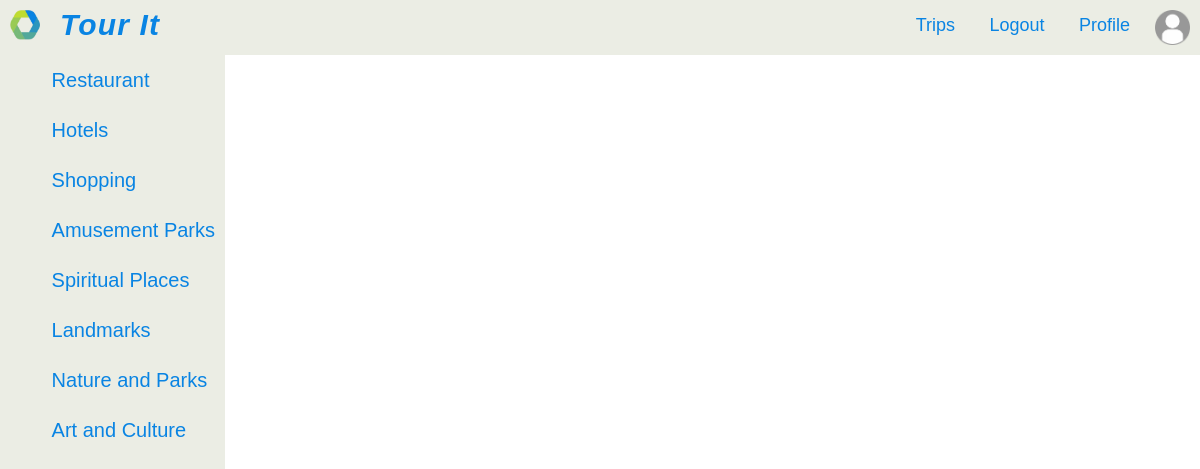
The app's page /tourit/list/6/ (signed in), older data.
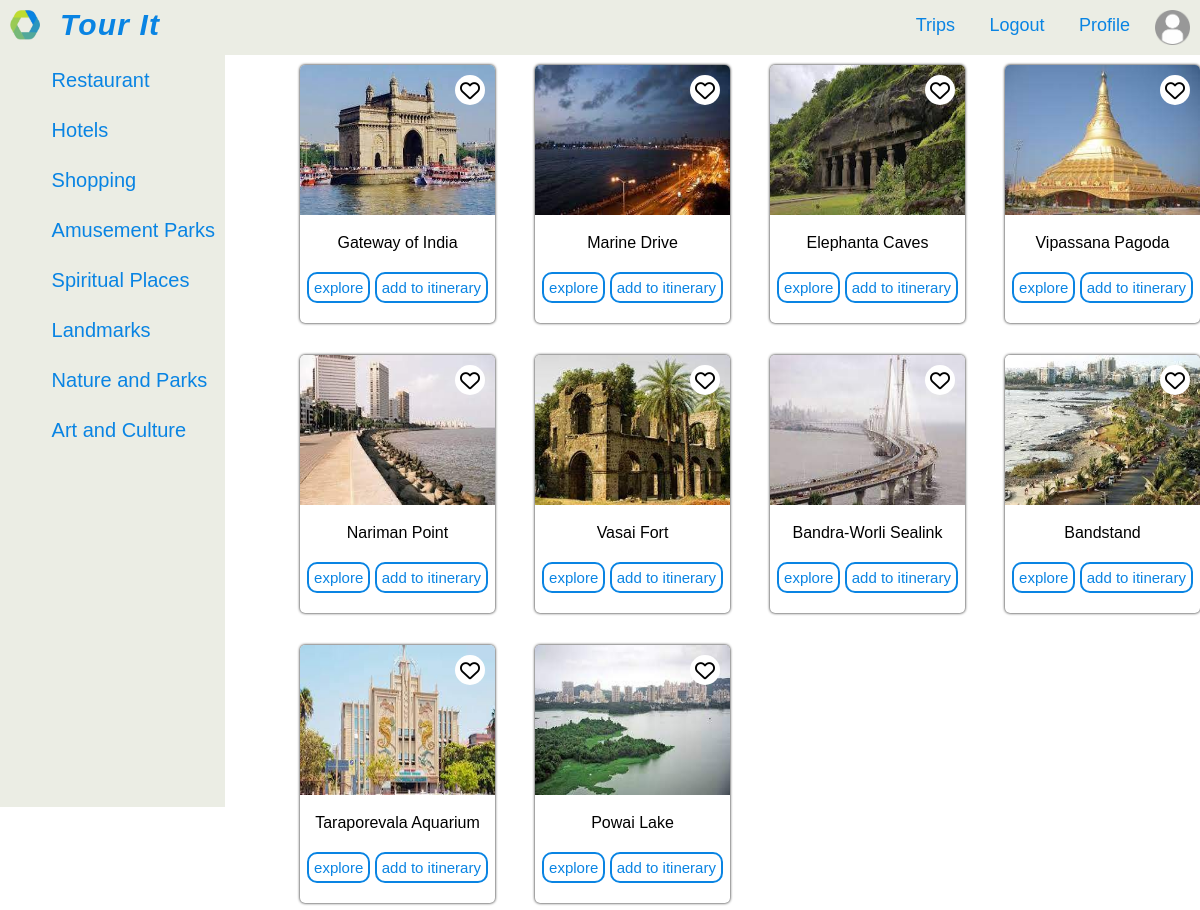
The same page, newer data.
### tourit/models.py (models this page shows, shortened)
class PlaceType(models.Model): #tag
    name = models.CharField(max_length=200, null=True)

class Place(models.Model): #product
    name = models.CharField(max_length=200, null=True)
    location = models.CharField(max_length=200, null=True)
    description = models.CharField(max_length=2000, null=True, blank=True)
    placetypes = models.ForeignKey(PlaceType, null = True, on_delete =models.CASCADE)
    pic = models.ImageField(null=True, blank=True)

### tourit/views.py (the view)
# urls.py: path('list/<int:pk>/', views.ListPage, name= 'list' ),
@login_required(login_url='tourit:login')
def ListPage(request, pk):
    b = PlaceType.objects.get(id = pk)
    places = b.place_set.all()
    placetype = PlaceType.objects.all()
    current = pending(request)
    context = {'places':places , 'placetype':placetype, 'current':current}
    return render(request,'tourit/list.html', context)

### tourit/context_processors.py (called while the page is built)
def sidenav(request):
    return{'sn':PlaceType.objects.all()}

### tourit/views.py (called while the page is built)
@login_required(login_url='tourit:login')
def pending(request):
    user_profile = get_object_or_404(Customer, user=request.user)
    order = Itinerary.objects.filter(customer=user_profile, is_added=False)
    if order.exists():
        return order[0]
    return 0

### tourit/templates/tourit/list.html (shortened to what this page needs)
{% load static %}
<!DOCTYPE html>
<html lang="en">
<head>
    <link rel="stylesheet" href="{% static '/css/navbar1.css' %}"></link>
</head>
<body>
   <nav>
        <div >
            {%  include 'tourit/navbar.html' %}
        </div>
            {%  include 'tourit/sidenav.html' %}
   </nav>
    <div class="grid_container">
    <div class="card_container">
        {% for placetype in places %}
        <div class="card">
            <div class="image"><img src="{{ placetype.pic.url}}"alt=""></div>
            <button class="heart"><i class="far fa-heart"></i></button>
            <div class="location">{{placetype.name}}</div>
            <button class="explore"><a href="{% url 'tourit:detail' placetype.id %}"> explore </a></button>
            {% if object in current %}
            <button class="explore"><a href="{% url 'tourit:trip' %}" class = "btn btn-warning"> go to itinerary</a></button>
            {% else %}
            <button class="explore"><a href="{% url 'tourit:add_to_trip' placetype.id %}" class = "btn btn-warning" object> add to itinerary</a></button>
            {% endif %}
        </div>
        {% endfor %}
  </div>
  </div>
</body>
</html>

### tourit/templates/tourit/navbar.html
{% load static %}
  <link rel="stylesheet" href="{% static '/css/navbar.css' %}">
    <nav>
        <img id='logo' src="/images/logo.png" alt="logo">
        <ul id='title'>
            <li>
                <h1><a href = "{% url 'tourit:user' %}" >Tour It</a></h1>
            </li>
        </ul>
        <img id='user' src="/images/user.png" alt="user">
        <ul class="right-menu">
            <li class="content"><a href="{% url 'tourit:trip' %}">Trips</a></li>
            <li class="content"><a href="{% url 'tourit:logout' %}">Logout</a></li>
            <li class="content"><a href="{% url 'tourit:account' %}">Profile</a></li>
        </ul>
    </nav>

### tourit/templates/tourit/sidenav.html (shortened to what this page needs)
{% load static %}
<!DOCTYPE html>
<html lang="en">
<head>
  <link rel="stylesheet" href="{% static '/css/sidenav.css' %}">
</head>
<body>
<div class="sidenav appear">
    <ul class="container">
         {% for s in sn %}
         <li class="menu"><p><a href="{% url 'tourit:list' s.id %}">{{ s.name }}</a></p></li>
          {% endfor %}
    </ul>
</div>
</body>

### static/css/navbar1.css (style rules this page uses)
* { margin: 0; padding: 0; font-family: sans-serif; }
p { margin-left: 20px; }
.card_container { display: grid; width: 900px; min-height: 615px; margin-top: 10px; margin-left: 300px; margin-right: auto; grid-template-columns: 1fr 1fr 1fr 1fr; grid-gap: 25px; grid-column-gap: 40px; }
img { width: 100%; height: 150px; border-top-right-radius: 5px; border-top-left-radius: 5px; }
.card { background: white; text-align: center; border-radius: 5px; box-shadow: 0 0 3px; position: relative; margin-bottom: 7px; }
.heart { position: absolute; top: 10px; right: 10px; z-index: 2; width: 30px; height: 30px; border-radius: 50%; background: white; cursor: pointer; outline: none; border: none; transition: all 100ms ease-in-out; }
i { z-index: 3; font-size: 20px; color: black; padding: auto; margin-top: 5px; overflow: hidden; }
.location { margin-top: 10px; }
.explore { margin: 20px auto; cursor: pointer; border: none; background-color: white; border: 2px solid #0984e3; padding: 5px 5px; border-radius: 10px; color: #0984e3; font-size: 15px; transition: all 250ms ease-in-out; outline: none; }
a:link, a:visited { text-decoration: none; color: #0984e3; }
.card a { outline: none; }

### static/css/navbar.css (style rules this page uses)
* { margin: 0; padding: 0; }
nav { width: 100%; height: 55px; background-color: #ebede4; line-height: 50px; color: #0984e3; }
nav ul { float: right; margin-right: 10px; color: #0984e3; }
nav ul li { list-style-type: none; display: inline-block; line-height: 50px; color: #0984e3; }
nav ul.right-menu li a { text-decoration: none; padding: 15px; color: #0984e3; }
nav ul#title li a { text-decoration: none; color: #0984e3; font-size: 30px; }
#logo { width: 30px; height: 30px; margin: 10px; float: left; margin-left: 10px; }
#user { width: 35px; height: 35px; margin: 10px auto; margin-right: 10px; float: right; }
#title { font-size: 20px; float: left; font-family: sans-serif; font-style: italic; color: #0984e3; letter-spacing: 0.3mm; margin-left: 10px; }
.content { margin-right: 0px; color: #0984e3; font-family: sans-serif; font-size: 18px; }

### static/css/sidenav.css (style rules this page uses)
.sidenav { position: absolute; top: 55px; left: 0; height: 94vh; width: 225px; background-color: #ebede4; transition: transform 250ms ease-in-out; }
.appear { transform: translateX(0%); }
.menu { display: block; font-size: 20px; transition: all 100ms ease-in-out; }
.menu a { color: #0984e3; text-decoration: none; }
.container { color: #0984e3; }

Row changes from the older to the newer data that the page shows:
added Place: pic (picture), name "Gateway of India"
added Place: pic (picture), name "Marine Drive"
added Place: pic (picture), name "Elephanta Caves"
added Place: pic (picture), name "Vipassana Pagoda"
added Place: pic (picture), name "Nariman Point"
added Place: pic (picture), name "Vasai Fort"
added Place: pic (picture), name "Bandra-Worli Sealink"
added Place: pic (picture), name "Bandstand"
added Place: pic (picture), name "Taraporevala Aquarium"
added Place: pic (picture), name "Powai Lake"
